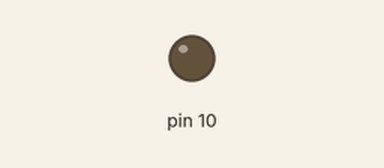
The sketch below on a simulated Arduino Uno, built with avr-gcc and run on an emulated ATmega328P. Shown: output pins drawn as LEDs (lit = HIGH).

Above: at 0.1 s.
At 5.1 s:
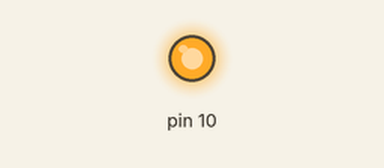
Timing chart, 0 to 45.2 s (numbered marks = the images above):
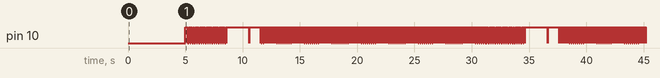

The sketch:

rgbmatrix.ino
```cpp
#include <RGB.h>
#include <RGBMatrix.h>

//Add libraries for using the LED Matrices
#include <RGB.h>
#include <RGBMatrix.h>

//Define how many LED matrices are connected to create the frame.
int NUM_BOARDS = 2;

//Colors are defined in the RGB.h file
//Creating an array of the colors makes them easier to cycle through. Read the rest of the sketch to see how this is done.
char colors[8] = {BLACK, RED, GREEN, BLUE, ORANGE, MAGENTA, TEAL, WHITE};

void setup()
{
    delay(5000);        //The matrices won't start accepting data for 5 seconds after they are powered up.
    RGBMatrix.begin(NUM_BOARDS);    //Start the communication with the LED matrices.
}

void loop()
{

    //This section will scroll a message across the frame.
    RGBMatrix.scroll("DEVOPS FOR LYFE", RED, 15);

    //This section will use the fillChar command to put characters onto the frame.
    RGBMatrix.clear();  //Start by clearing the frame.
    char letter = 'A';  //Create a starting character.
    //Put a character onto each screen in the frame. Start with the matrix connected to the Arduino
    for(int board=NUM_BOARDS-1; board>=0; board--)
    {
      RGBMatrix.fillChar(board, letter, GREEN);
      letter +=1;  //Get the next character in the alphabet to display on the next screen.
    }
    RGBMatrix.display();  //Post the new data to the frame.
    delay(2000);

    //This section uses the fillPixel Command to draw a border around the frame
    RGBMatrix.clear();  //Clear the frame of the old data

    //This section uses the fillPixel Command to draw a border around the frame
    for(int column=0; column<NUM_COLUMNS; column++)
    {
        //Put a white pixel on every column of the top and bottom row of every board in the frame.
        for(int board=0; board<NUM_BOARDS; board++)
        {
            RGBMatrix.fillPixel(board, 0, column, WHITE);
            RGBMatrix.fillPixel(board, 7, column, WHITE);
        }
    }
    //Put a white pixel on every row of the first and last column in the frame.
    for(int row=0; row<NUM_ROWS; row++)
    {
        //Put the column of pixels on the first board in the frame.
        RGBMatrix.fillPixel(NUM_BOARDS-1, row, 7, WHITE);
        //Put the column of pixels on the last board in the frame.
        RGBMatrix.fillPixel(0, row, 0, WHITE);
    }
    //Put the image onto the frame.
    RGBMatrix.display();
    delay(1000);

    //This section uses the fillRow function to fill the frame with differnt colors row by row.
    //Repeat this section for each color in the 'colors' array.
    for(char color=1; color<8; color++)
    {
        //Fill the frame 1 row at a time.
        for(int row=0; row<NUM_ROWS; row++)
        {
            //Fill the row on every board in the frame.
            for(int board=0; board<NUM_BOARDS; board++)
            {
                RGBMatrix.fillRow(board, row, colors[color]);
            }
            //Update the display each time we add a row.
            RGBMatrix.display();
            delay(50);
        }

        //After adding all of the rows to the frame, we want to remove them.
        //We can 'remove' a row by coloring the row with black.
        //Add a black row to the frame 1 row at a time
        for(int row=0; row<NUM_ROWS; row++)
        {
            //Add the black row to the entire frame.
            for(int board=0; board<NUM_BOARDS; board++)
            {
                RGBMatrix.fillRow(board, row, BLACK);
            }
            //Update the display with the 'removed' row.
            RGBMatrix.display();
            delay(50);
        }
    }

    //This section uses the fillColumn function to fill the frame with different colors.
    //Repeat this section for each color in the 'colors' array.
    for(char color=1; color<8; color++)
    {
        //Start the loop at the first board in the frame.
        for(int board=NUM_BOARDS-1; board>=0; board--)
        {
            //Start filling columns from the left side of the board.
            for(int column=NUM_COLUMNS-1; column>=0; column--)
            {
                RGBMatrix.fillColumn(board, column, colors[color]);
                //Update the display every time we color a new column.
                RGBMatrix.display();
                delay(50);
            }
        }
        //Now remove all of the columns of color by adding a 'black' column
        for(int board=0; board<NUM_BOARDS; board++)
        {
            for(int column=0; column<NUM_COLUMNS; column++)
            {
                RGBMatrix.fillColumn(board, column, BLACK);
                RGBMatrix.display();
                delay(50);
            }
        }
    }

}
```
